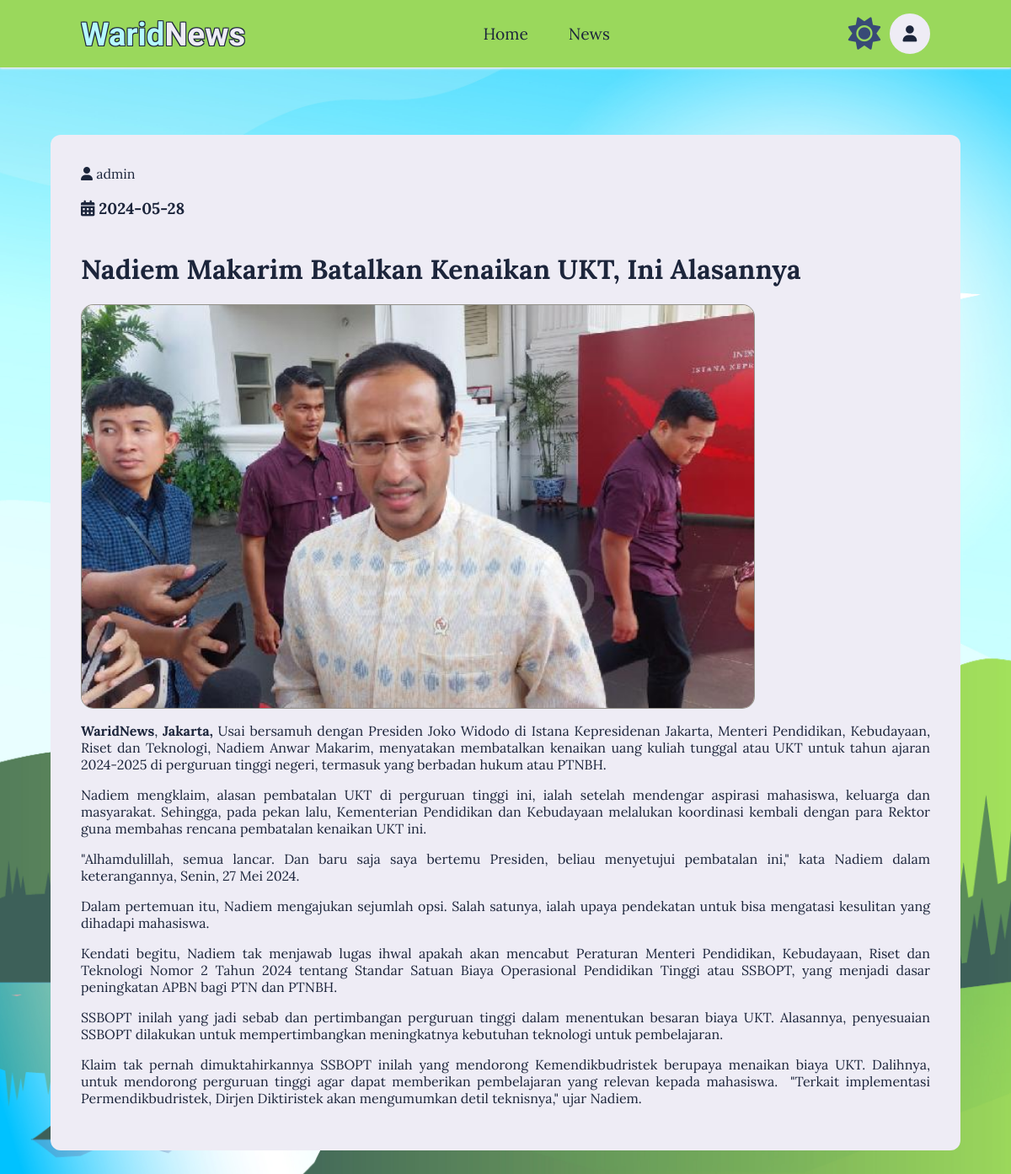
The app's page /?page=berita_view&role=notSign&id=26 with its own data.
### tables this page shows
CREATE TABLE `isi_berita` (
  `id` int(10) NOT NULL,
  `pembuat` varchar(30) NOT NULL,
  `judul` varchar(255) NOT NULL,
  `deskripsi` varchar(2500) NOT NULL,
  `tanggal_input` date NOT NULL,
  `berita_foto` varchar(50) NOT NULL,
  `approval` varchar(15) NOT NULL
);

### index.php (called while the page is built)
<?php
    include "./assets/scripts/scripts.php";
?>

### assets/components/directory.php (called while the page is built, shortened)
<?php
    $beritaDir = "./assets/img/berita/";
?>

### app/page/berita_view.php (the view, shortened to what this page needs)
<?php
if (isset($_GET['id'])) {
    $id = $_GET['id'];
    $id = mysqli_real_escape_string($koneksi, $id);
    $query = "
        SELECT isi_berita.*, user.username
        FROM isi_berita
        LEFT JOIN user ON isi_berita.pembuat = user.username
        WHERE isi_berita.id = '$id'
    ";
    $dataBerita = mysqli_query($koneksi, $query);
    if (mysqli_num_rows($dataBerita) > 0) {
        $data = mysqli_fetch_assoc($dataBerita);
        if (is_null($data['username'])) {
            $pembuat = 'deleted-user';
        } else {
            $pembuat = $data['pembuat'];
        }
?>
<div class="berita-view-container">
    <div class="berita-view">
        <a href="?page=user_view&role=<?php echo $currentRole; ?>&username=<?php echo $pembuat; ?>" class="berita-view-pembuat"><i class="fa-solid fa-user"></i> <?php echo $pembuat; ?></a>
        <h3 class="berita-view-tanggal"><i class="fa-solid fa-calendar-days"></i> <?php echo $data['tanggal_input']; ?></h3>
        <h1 class="berita-view-judul"><?php echo $data['judul']; ?></h1>
        <div class="berita-view-foto">
            <?php if ($data['berita_foto'] == 'default') { ?>
                <i class="fa-solid fa-newspaper"></i>
            <?php } else { ?>
                <img src="<?php echo $beritaDir.$data['berita_foto']; ?>">
            <?php } ?>
        </div>
        <div class="berita-view-deskripsi"><?php echo $data['deskripsi']; ?></div>
    </div>
</div>
<?php }
}
?>

### assets/css/style.css (style rules this page uses)
* { box-sizing: border-box; text-decoration: none; font-family: var(--Lora); scroll-behavior: smooth; color: var(--color-1); }
:root { --Lora: 'Lora', serif; --Candal: 'Candal', serif; --text-3D: 1px 1px 2px var(--box-color), 2px 2px 2px var(--box-color), 3px 3px 2px var(--box-color); --box-color: rgba(0, 0, 0, 0.4); --color-1-brand: rgba(181, 249, 254, 1); --color-3-brand: rgb(238, 236, 245); --textStroke-brand: -1px -1px 0 rgba(28, 37, 59, 1), 1px -1px 0 rgba(28, 37, 59, 1), -1px 1px 0 rgba(28, 37, 59, 1), 1px 1px 0 rgba(28, 37, 59, 1); --fontSizeI: clamp(125px, 25vh, 500px); --fontSize1: clamp(24px, 4.8vh, 96px); --fontSizeSpan: clamp(20px, 4vh, 80px); --fontSize2: clamp(12px, 2.4vh, 48px); --fontSize3: clamp(10px, 2vh, 40px); --fontSize4: clamp(8px, 1.6vh, 32px); --fontSize5: clamp(6px, 1.2vh, 24px); --box-shadow: var(--color-3) 0px 1px 3px, var(--color-3) 0px 1px 2px; --bg: url("../images/bg-light.jpg"); --color-1: rgba(28, 37, 59, 1); --color-2: rgba(203, 236, 218, 1); --color-3: rgb(238, 236, 245); --color-4: rgba(154, 216, 92, 1); --color-5: rgba(251, 248, 211, .5); --textStroke: -1px -1px 0 var(--color-3), 1px -1px 0 var(--color-3), -1px 1px 0 var(--color-3), 1px 1px 0 var(--color-3); --brightness: brightness(90%); }
body { background: var(--bg); background-size: cover; background-repeat: no-repeat; margin: 0; padding: 0; }
.berita-view-container { padding: 0 5vw 8vh 5vw; width: 100%; }
.berita-view-container * { text-align: justify; }
.berita-view-foto { position: relative; width: 100vh; height: 60vh; overflow: hidden; border-radius: 15px; border: 1px solid var(--box-color); transition: all .3s ease; display: flex; align-items: center; justify-content: center; background: var(--color-5); }
.berita-view-foto img { width: 100%; height: 100%; object-fit: cover; }
.berita-view { border-radius: 12px; padding: 3vw; background: var(--color-3); display: flex; flex-direction: column; }

### records on screen
isi_berita: pembuat "admin", tanggal_input "2024-05-28", judul "Nadiem Makarim Batalkan Kenaikan UKT, Ini Alasannya", berita_foto (picture), deskripsi "WaridNews , Jakarta, Usai bersamuh dengan Presiden Joko Widodo di Istana Kepresidenan Jakarta, Menteri Pendidikan, Kebudayaan, Riset dan Teknologi, Nadiem Anwar Makarim, menyatakan membatalkan kenaikan uang kuliah tunggal atau UKT untuk tahun ajaran 2024-2025 di perguruan tinggi negeri, termasuk yang berbadan hukum atau PTNBH. Nadiem mengklaim, alasan pembatalan UKT di perguruan tinggi ini, ialah setelah mendengar aspirasi mahasiswa, keluarga dan masyarakat. Sehingga, pada pekan lalu, Kementerian Pendidikan dan Kebudayaan melalukan koordinasi kembali dengan para Rektor guna membahas rencana pembatalan kenaikan UKT ini. \"Alhamdulillah, semua lancar. Dan baru saja saya bertemu Presiden,…"
